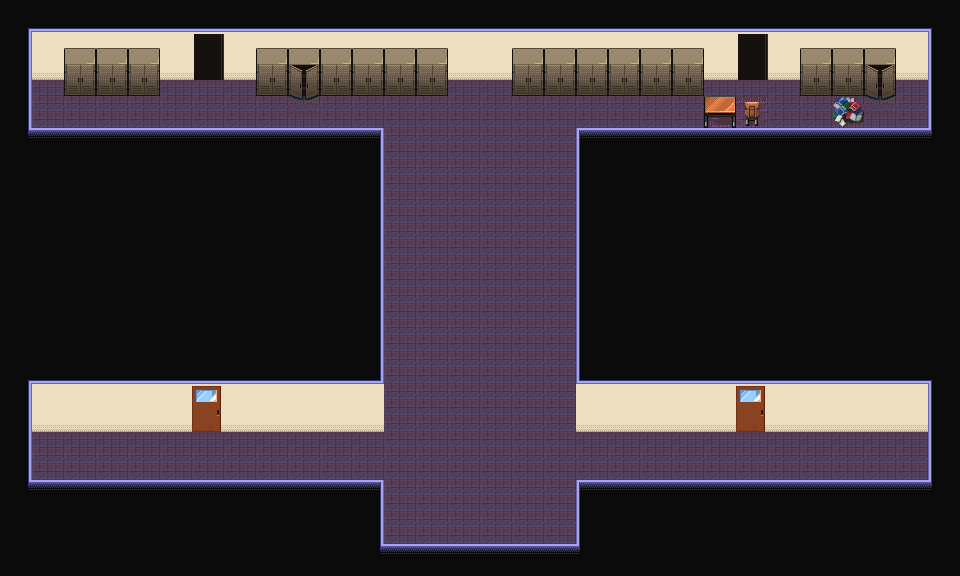

Rendered tile map (Tiled .tmx) drawn with the repository's tilesets; below, a short description and the map source with its tile grids summarised:
An orthogonal 30x18 tile map with 32x32 px tiles, 1 tile layer (tile), 1 hidden layer not drawn and 3 objects (3x Link).

<map version="1.0" orientation="orthogonal" width="30" height="18" tilewidth="32" tileheight="32">
 <properties>
  <property name="music" value="school.ogg" />
 </properties>
 <tileset firstgid="1" name="tileset1" tilewidth="32" tileheight="32">
  <image source="tileset1.png" width="384" height="1024" />
 </tileset>
 <layer name="tile" width="30" height="18">
  <data>[540 cells, 540 non-empty, 27 distinct tile ids]</data>
 </layer>
 <layer name="obstruction" width="30" height="18" visible="0" opacity="0.37">
  <data>[540 cells, 154 non-empty, 1 distinct tile ids]</data>
 </layer>
 <objectgroup name="object" width="30" height="18">
  <object name="west-link" type="Link" x="32" y="416" width="32" height="64">
   <properties>
    <property name="link" value="east-link" />
    <property name="map" value="school-gym.tmx" />
   </properties>
  </object>
  <object name="front-door" type="Link" x="384" y="512" width="192" height="32">
   <properties>
    <property name="link" value="front-door" />
    <property name="map" value="school-front.tmx" />
   </properties>
  </object>
  <object name="office-door" type="Link" x="192" y="64" width="32" height="32">
   <properties>
    <property name="link" value="office-door" />
    <property name="map" value="school-office.tmx" />
   </properties>
  </object>
 </objectgroup>
</map>
